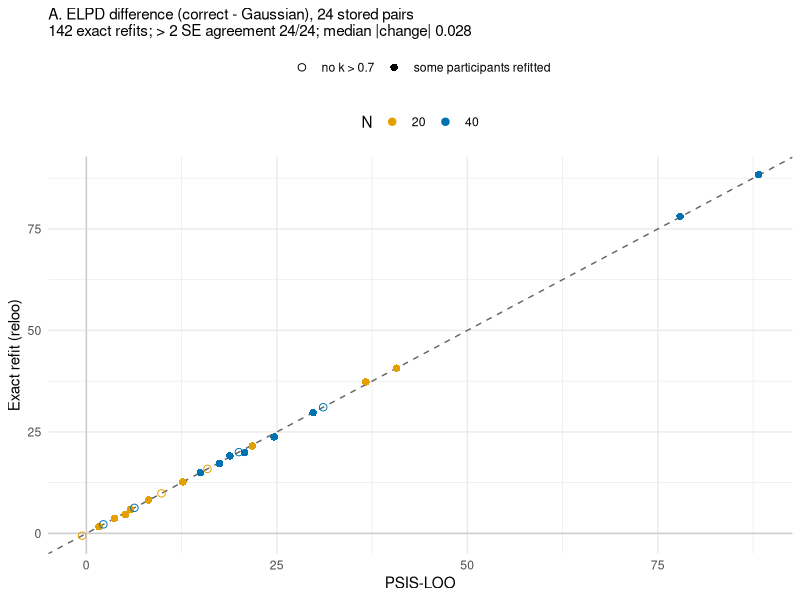
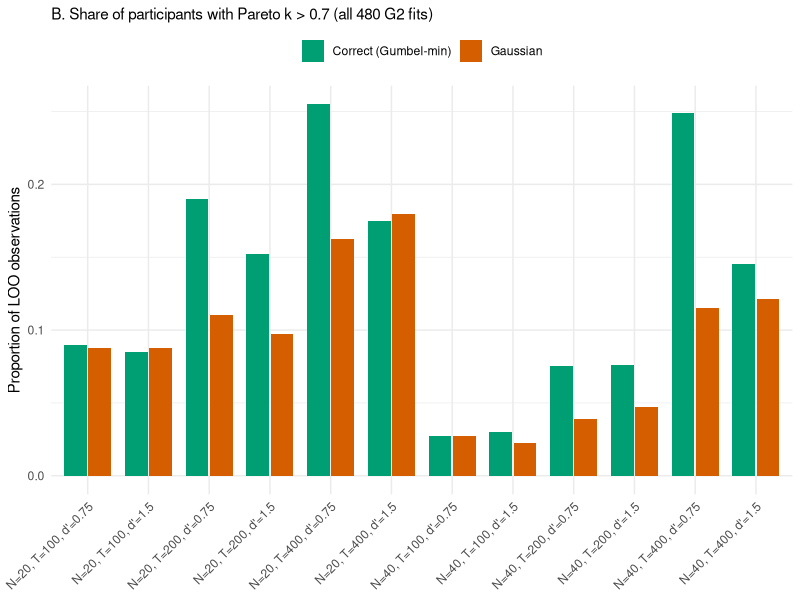

R code for these plots, in order:
# Fig. 7 (v3 step 2): PSIS-LOO vs exact-refit LOO on the 24 stored G2 pairs.
# A: diff = elpd(correct) - elpd(Gaussian) under both, with y = x. B: share of
# participants with Pareto k > 0.7 by cell (all 480 fits).
#
# Run from the project root: Rscript code/05_figures/fig_7_loo_robust.R

suppressPackageStartupMessages({ library(dplyr); library(ggplot2) })
p <- readr::read_csv(here::here("data", "processed", "v3", "g2_loo_psis_vs_exact_by_pair.csv"),
                     show_col_types = FALSE) |>
  mutate(refit = if_else(n_bad_k_correct + n_bad_k_mis > 0, "some participants refitted", "no k > 0.7"))
s <- readr::read_csv(here::here("data", "processed", "v3", "g2_loo_psis_vs_exact_summary.csv"),
                     show_col_types = FALSE)
pA <- ggplot(p, aes(diff_psis, diff_exact, shape = refit, colour = factor(n_participants))) +
  geom_abline(slope = 1, intercept = 0, linetype = 2, colour = "grey40") +
  geom_hline(yintercept = 0, colour = "grey80") + geom_vline(xintercept = 0, colour = "grey80") +
  geom_point(size = 2.2) +
  scale_colour_manual(values = c("20" = "#E69F00", "40" = "#0072B2")) +
  scale_shape_manual(values = c("some participants refitted" = 16, "no k > 0.7" = 1)) +
  labs(subtitle = sprintf(paste0("A. ELPD difference (correct - Gaussian), 24 stored pairs\n",
                                 "%d exact refits; > 2 SE agreement %d/%d; median |change| %.3f"),
                          s$n_refits, round(s$twose_agreement * s$n_pairs), s$n_pairs, s$median_abs_change),
       x = "PSIS-LOO", y = "Exact refit (reloo)", colour = "N", shape = NULL) +
  theme_minimal() + theme(legend.position = "top", legend.box = "vertical")

k <- readr::read_csv(here::here("data", "processed", "v3", "g2_pareto_k_by_cell.csv"), show_col_types = FALSE) |>
  mutate(cell = sprintf("N=%d, T=%d, d'=%s", n_participants, n_trials, dprime_target),
         fit = if_else(fit_variant == "correct", "Correct (Gumbel-min)", "Gaussian"))
k$cell <- factor(k$cell, levels = unique(k$cell[order(k$n_participants, k$n_trials, k$dprime_target)]))
pB <- ggplot(k, aes(cell, prop_obs_bad, fill = fit)) +
  geom_col(position = position_dodge(width = 0.8), width = 0.75) +
  scale_fill_manual(values = c("Correct (Gumbel-min)" = "#009E73", "Gaussian" = "#D55E00")) +
  labs(subtitle = "B. Share of participants with Pareto k > 0.7 (all 480 G2 fits)",
       x = NULL, y = "Proportion of LOO observations", fill = NULL) +
  theme_minimal() + theme(axis.text.x = element_text(angle = 45, hjust = 1), legend.position = "top")

dir.create(here::here("outputs", "figures", "v3"), recursive = TRUE, showWarnings = FALSE)
g <- gridExtra::arrangeGrob(pA, pB, ncol = 2, widths = c(1, 1.2))
ggsave(here::here("outputs", "figures", "v3", "fig_7_loo_robust.png"), g, width = 13, height = 6, dpi = 200)
cat("Wrote outputs/figures/v3/fig_7_loo_robust.png\n")
